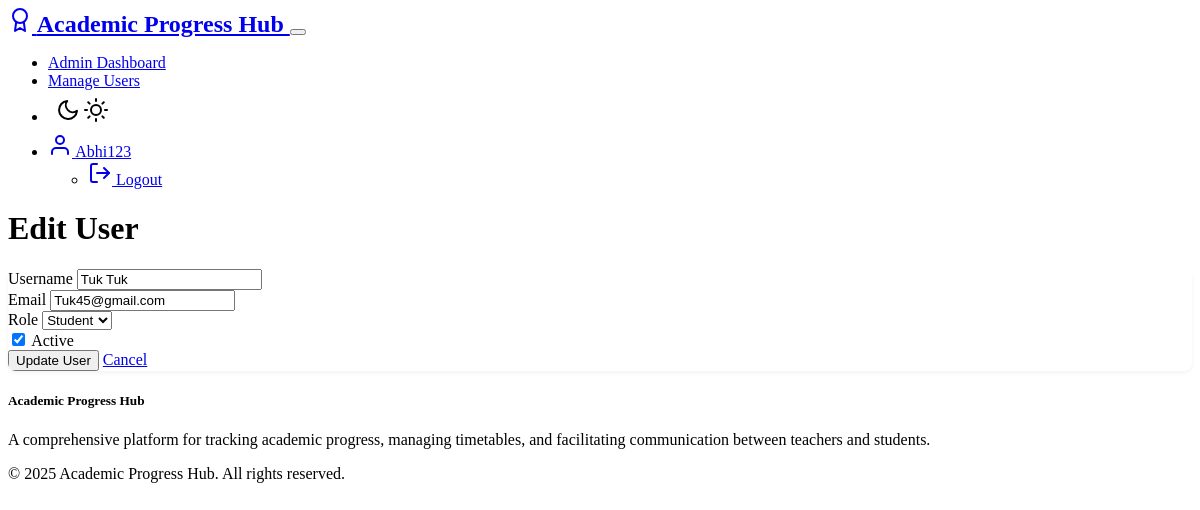
/admin/user/1 (signed in), run on the app's committed database.
### models.py (models this page shows, shortened)
class User(UserMixin, db.Model):
    __tablename__ = 'users'
    id = db.Column(db.Integer, primary_key=True)
    username = db.Column(db.String(64), unique=True, nullable=False)
    email = db.Column(db.String(120), unique=True, nullable=False)
    password_hash = db.Column(db.String(256), nullable=False)
    role = db.Column(db.String(10), nullable=False)  # 'admin', 'teacher' or 'student'
    created_at = db.Column(db.DateTime, default=datetime.utcnow)
    teacher_profile = db.relationship('Teacher', backref='user', uselist=False, cascade='all, delete-orphan')
    student_profile = db.relationship('Student', backref='user', uselist=False, cascade='all, delete-orphan')
    @property
    def is_admin(self):
        return self.role == 'admin'

### routes/admin_routes.py (the view)
    def decorated_function(*args, **kwargs):
        if not current_user.is_authenticated or not current_user.is_admin:
            flash('Access denied: Admin permissions required.', 'danger')
            return redirect(url_for('auth.login'))
        return f(*args, **kwargs)

### app.py (called while the page is built)
@login_manager.user_loader
def load_user(user_id):
    from models import User
    return User.query.get(int(user_id))

### routes/admin_routes.py (called while the page is built, shortened)
def admin_required(f):
    def decorated_function(*args, **kwargs):
        if not current_user.is_authenticated or not current_user.is_admin:
            flash('Access denied: Admin permissions required.', 'danger')
            return redirect(url_for('auth.login'))
        return f(*args, **kwargs)
    decorated_function.__name__ = f.__name__
    return login_required(decorated_function)

@admin.route('/user/<int:user_id>', methods=['GET', 'POST'])
@admin_required
def edit_user(user_id):
    user = User.query.get_or_404(user_id)
    return render_template('admin/edit_user.html', user=user)

### templates/admin/edit_user.html (shortened to what this page needs)
{% extends "layout.html" %}
{% block content %}
<div class="container mt-4">
    <h1>Edit User</h1>
    <div class="card">
        <div class="card-body">
            <form method="POST">
                <div class="mb-3">
                    <label for="username" class="form-label">Username</label>
                    <input type="text" class="form-control" id="username" name="username" value="{{ user.username }}" required>
                </div>
                <div class="mb-3">
                    <label for="email" class="form-label">Email</label>
                    <input type="email" class="form-control" id="email" name="email" value="{{ user.email }}" required>
                </div>
                <div class="mb-3">
                    <label for="role" class="form-label">Role</label>
                    <select class="form-select" id="role" name="role" required>
                        <option value="student" {% if user.role == 'student' %}selected{% endif %}>Student</option>
                    </select>
                </div>
                <div class="mb-3">
                    <div class="form-check">
                        <input class="form-check-input" type="checkbox" id="is_active" name="is_active" {% if user.is_active %}checked{% endif %}>
                        <label class="form-check-label" for="is_active">Active</label>
                    </div>
                </div>
                <button type="submit" class="btn btn-primary">Update User</button>
                <a href="{{ url_for('admin.manage_users') }}" class="btn btn-secondary">Cancel</a>
            </form>
        </div>
    </div>
</div>
{% endblock %}

### templates/layout.html (shortened to what this page needs)
<!DOCTYPE html>
<html lang="en" data-bs-theme="dark">
<head>
    <link rel="stylesheet" href="https://cdn.replit.com/agent/bootstrap-agent-dark-theme.min.css">
    <link rel="stylesheet" href="{{ url_for('static', filename='css/style.css') }}">
    {% if current_user.is_authenticated and current_user.role == 'admin' %}
    <link rel="stylesheet" href="{{ url_for('static', filename='css/admin/style.css') }}">
    {% endif %}
</head>
<body class="{% block body_class %}{% endblock %}">
    <nav class="navbar navbar-expand-lg navbar-dark bg-dark mb-4">
        <div class="container">
            <a class="navbar-brand" href="{{ url_for('index') }}">
                <span data-feather="award" class="me-2"></span>
                Academic Progress Hub
            </a>
            <button class="navbar-toggler" type="button" data-bs-toggle="collapse" data-bs-target="#navbarNav">
            </button>
            <div class="collapse navbar-collapse" id="navbarNav">
                <ul class="navbar-nav ms-auto">
                    {% if current_user.is_authenticated %}
                        {% if current_user.role == 'admin' %}
                            <li class="nav-item">
                                <a class="nav-link" href="{{ url_for('admin.admin_dashboard') }}">Admin Dashboard</a>
                            </li>
                            <li class="nav-item">
                                <a class="nav-link" href="{{ url_for('admin.manage_users') }}">Manage Users</a>
                            </li>
                        {% endif %}
                        <li class="nav-item">
                            <button class="nav-link btn theme-toggle px-2" id="themeToggle" title="Toggle Light/Dark Mode">
                                <span data-feather="moon" class="theme-icon-dark d-none"></span>
                                <span data-feather="sun" class="theme-icon-light"></span>
                            </button>
                        </li>
                        <li class="nav-item dropdown">
                            <a class="nav-link dropdown-toggle" href="#" id="userDropdown" role="button" data-bs-toggle="dropdown">
                                <span data-feather="user" class="me-1"></span>
                                {{ current_user.username }}
                            </a>
                            <ul class="dropdown-menu dropdown-menu-end">
                                <li>
                                    <a class="dropdown-item" href="{{ url_for('auth.logout') }}">
                                        <span data-feather="log-out" class="me-1"></span> Logout
                                    </a>
                                </li>
                            </ul>
                        </li>
                    {% endif %}
                </ul>
            </div>
        </div>
    </nav>
    <main class="container my-4">
        {% block content %}{% endblock %}
    </main>
    <footer class="bg-dark text-light py-4 mt-5">
        <div class="container">
            <div class="row">
                <div class="col-md-6">
                    <h5>Academic Progress Hub</h5>
                    <p>A comprehensive platform for tracking academic progress, managing timetables, and facilitating communication between teachers and students.</p>
                </div>
                <div class="col-md-6 text-md-end">
                    <p>&copy; 2025 Academic Progress Hub. All rights reserved.</p>
                </div>
            </div>
        </div>
    </footer>
</body>
</html>

### static/css/style.css (style rules this page uses)
:root { --transition-speed: 0.3s; }
.theme-toggle { background: transparent; border: none; cursor: pointer; padding: 0.5rem; transition: color var(--transition-speed); }
.navbar-brand { font-weight: bold; font-size: 1.5rem; }
.card { background-color: var(--bs-dark); border: 1px solid rgba(255, 255, 255, 0.1); box-shadow: 0 4px 6px rgba(0, 0, 0, 0.2); overflow: hidden; }
body, .card, .chart-container { transition: background-color var(--transition-speed) ease, color var(--transition-speed) ease, border-color var(--transition-speed) ease; }

### static/css/admin/style.css (style rules this page uses)
.card { border-radius: 0.5rem; border: none; box-shadow: 0 2px 4px rgba(0,0,0,0.05); }

### data on the page
User: username "Abhi123"
User: username "Tuk Tuk", email "Tuk45@gmail.com", role "Student"
